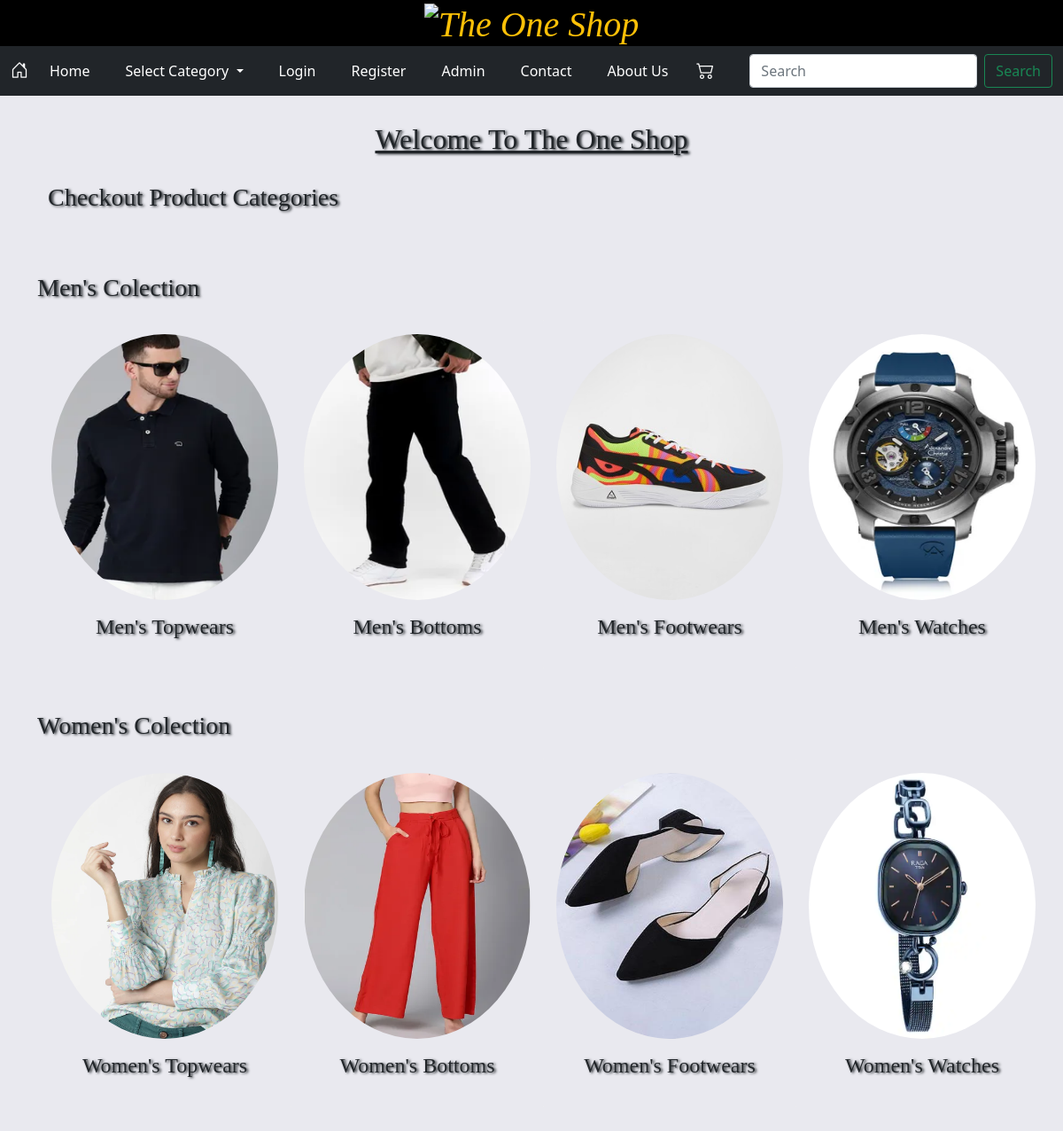
The page / on the database its author committed.
### oneapp/models.py (models this page shows)
class ProductCategory(models.Model):
    product_catagory = models.CharField(max_length=100)
    catagory_image = models.ImageField(upload_to = 'category_image')
    def __str__(self):
        return self.product_catagory

### oneapp/views.py (the view, shortened to what this page needs)
# urls.py: 2. Add a URL to urlpatterns:  path('', views.home, name='home')
class home(View):
    def get(self,request):
        data = ProductCategory.objects.all()
        men_ptr = r"Men's[A-z a-z]*"
        women_ptr = r"Women's[A-z a-z]*"
        kids_ptr = r"Kids's[A-z a-z]*"
        other_ptr = r"Other[A-z a-z]*"
        all_data_str = ""
        for i in data:
            all_data_str = all_data_str + "," + str(i)
        print(all_data_str)
        mens_cat = re.findall(men_ptr,all_data_str)
        print(mens_cat)
        womens_cat = re.findall(women_ptr,all_data_str)
        print(womens_cat)
        kids_cat = re.findall(kids_ptr,all_data_str)
        print(kids_cat)
        other = re.findall(other_ptr,all_data_str)
        print(other)
        men_cat_id = []
        women_cat_id = []
        kids_cat_id = []
        others_cat_id =[]
        for i in data:
            if str(i) in mens_cat:
                men_cat_id.append(data.get(id=i.id))
        for i in data:
            if str(i) in womens_cat:
                women_cat_id.append(data.get(id=i.id))
        print(men_cat_id)
        print(women_cat_id)
        return render(request,'oneapp/home.html',{'men_data':men_cat_id,'women_data':women_cat_id})

### templates/oneapp/home.html (shortened to what this page needs)
{% extends 'oneapp/base.html' %}  {% block body %}
<body style="background-color: #e9e9ef">
  <div class="container mb-5">
    <div class="container">
      <h2 class="text-center" style="text-shadow: 2px 1px 3px">
        Welcome To The One Shop
      </h2>
    </div>
    <div class="container">
      <h3>Checkout Product Categories</h3>
    </div>
    {% if men_data %}
    <div class="cointainer">
      <div id="men_collection" class="pt-5">
          <h3> Men's Colection</h3>
        <div class="row">
          {% for d in men_data %}
          <div class="col-3">
            <div class="card p-3" style="width: 18rem">
              <a href="{% url 'display_products' d.product_catagory %}"
                ><img
                  src="{{d.catagory_image.url}}"
                  class="card-img-top rounded-circle"
                  alt="No Image"
                  height="300px"
              /></a>
              <div class="card-body">
                <a
                  href="{% url 'display_products' d.product_catagory %}"
                  class="text-decoration-none text-dark"
                >
                  <h4 class="card-text text-center">{{d.product_catagory}}</h4>
                </a>
              </div>
            </div>
          </div>
          {% endfor %}
        </div>
      </div>
      {% endif %}
      {% if women_data %}
      <div id="women_collection" class="pt-5">
        <h3> Women's Colection</h3>
        <div class="row" id="womens_collection">
          {% for d in women_data %}
          <div class="col-3">
            <div class="card p-3" style="width: 18rem">
              <a href="{% url 'display_products' d.product_catagory %}"
                ><img
                  src="{{d.catagory_image.url}}"
                  class="card-img-top rounded-circle"
                  alt="No Image"
                  height="300px"
              /></a>
              <div class="card-body">
                <a
                  href="{% url 'display_products' d.product_catagory %}"
                  class="text-decoration-none text-dark"
                >
                  <h4 class="card-text text-center">{{d.product_catagory}}</h4>
                </a>
              </div>
            </div>
          </div>
          {% endfor %}
        </div>
      </div>
      {% endif %}
    </div>
  </div>
</body>
{% endblock body %}

### templates/oneapp/base.html (shortened to what this page needs)
<!DOCTYPE html>
{% load static %}
<html lang="en">
<head>
    <link href="https://cdn.jsdelivr.net/npm/bootstrap@5.0.2/dist/css/bootstrap.min.css" rel="stylesheet">
    <link rel="stylesheet" href="https://cdn.jsdelivr.net/npm/bootstrap-icons@1.9.1/font/bootstrap-icons.css">
</head>
<body>
    {% include 'oneapp/navbar.html' %}
        {% block body %}
        {% endblock body %}
</body>
</html>

### templates/oneapp/navbar.html (shortened to what this page needs)
<div class="text-center" style="background-color:black ; font-family: cursive;"><i class="text-warning display-6"><img src="" alt="The One Shop" width="200px" height="100%"></i>
</div>
<nav class="navbar navbar-expand-lg navbar-dark bg-dark ">
    <div class="container-fluid">
        <a class="navbar-brand" href="{% url 'home' %}">
            <i class="bi bi-house-door"></i>
        </a>
        <div class="collapse navbar-collapse" id="navbarSupportedContent">
            <ul class="navbar-nav me-auto mb-2 mb-lg-0">
                <li class="nav-item me-4">
                    <a class="nav-link active" aria-current="page" href="{% url 'home' %}">Home</a>
                </li>
                <li class="nav-item dropdown me-4">
            <a class="nav-link dropdown-toggle active" href="#" id="navbarDropdown" role="button" data-bs-toggle="dropdown" aria-expanded="false">
              Select Category
            </a>
                {% if user.is_authenticated is False %}
                </li>
                <li class="nav-item me-4">
                    <a class="nav-link active" href="{% url 'log_in' %}">Login</a>
                </li>
                <li class="nav-item me-4">
                    <a class="nav-link active" href="{% url 'register' %}">Register</a>
                </li>
                <li class="nav-item me-4">
                    <a class="nav-link active" href="\admin\">Admin</a>
                </li>
                {% else %}
                <li class="nav-item me-4">
                    <a class="nav-link active" href="{% url 'l_out' %}">Logout</a>
                </li>
                {% endif %}
                <li class="nav-item me-4">
                    <a class="nav-link active" href="">Contact</a>
                </li>
                <li class="nav-item me-4">
                    <a class="nav-link active" href="">About Us</a>
                </li>
                <a class="navbar-brand" href="#">
                    <i class="bi bi-cart2"></i>
                </a>
            </ul>
            <form class="d-flex">
                <input class="form-control me-2" type="search" placeholder="Search" aria-label="Search">
                <button class="btn btn-outline-success" type="submit">Search</button>
            </form>
        </div>
    </div>
</nav>

### templates/oneapp/home.html (style rules this page uses)
h2 { margin: 30px; font-family: cursive; text-shadow: 1px 2px 2px; text-decoration: underline; }
h3, h4, h5 { margin-bottom: 20px; font-family: cursive; text-shadow: 2px 1px 3px; }
.card { background-color: #e9e9ef; border-style: none; }

### rows shown on the page
ProductCategory: catagory_image (picture), product_catagory "Men's Topwears"
ProductCategory: catagory_image (picture), product_catagory "Men's Bottoms"
ProductCategory: catagory_image (picture), product_catagory "Men's Footwears"
ProductCategory: catagory_image (picture), product_catagory "Men's Watches"
ProductCategory: catagory_image (picture), product_catagory "Women's Topwears"
ProductCategory: catagory_image (picture), product_catagory "Women's Bottoms"
ProductCategory: catagory_image (picture), product_catagory "Women's Footwears"
ProductCategory: catagory_image (picture), product_catagory "Women's Watches"
